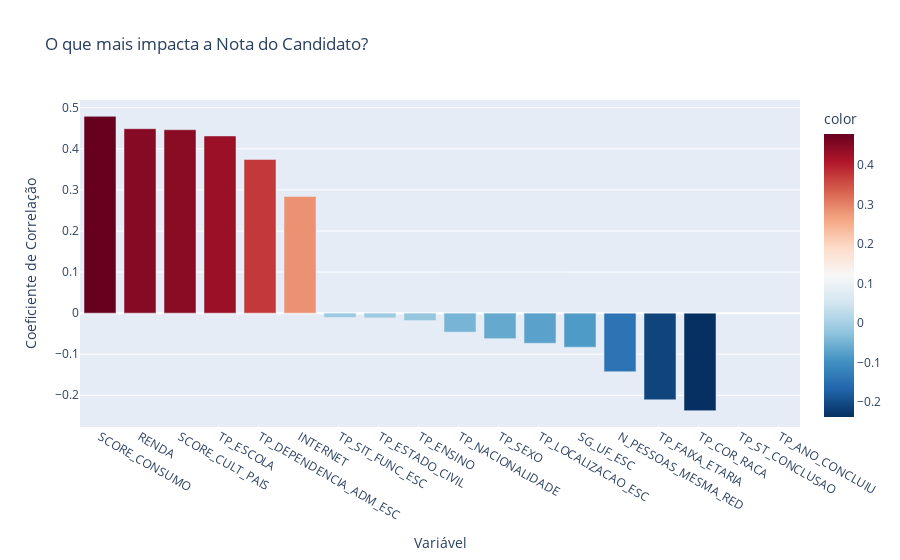

The notebook cell saved with this chart:
### Code cell
correlacoes_nota = sample.corr()['MEDIA_CANDIDATO'].sort_values(ascending=False).drop('MEDIA_CANDIDATO')




fig = px.bar(correlacoes_nota,
             x=correlacoes_nota.index,
             y=correlacoes_nota.values,
             color=correlacoes_nota.values,
             color_continuous_scale='RdBu_r',
             labels={'y':'Coeficiente de Correlação', 'index':'Variável'},
             title="O que mais impacta a Nota do Candidato?")

fig.show()

### Figure 1 — Plotly figure (JSON) as saved in the notebook; plotly's stock layout.template omitted (floating-point values rounded to 4 significant figures)
{"data": [{"hovertemplate": "Variável=%{x}<br>Coeficiente de Correlação=%{y}<br>color=%{marker.color}<extra></extra>", "legendgroup": "", "marker": {"color": [0.4791, 0.449, 0.4465, 0.4313, 0.3741, 0.284, -0.01065, -0.0115, -0.01811, -0.04626, -0.06215, -0.07343, -0.08293, -0.1428, -0.211, -0.2374, NaN, NaN], "coloraxis": "coloraxis", "pattern": {"shape": ""}}, "name": "", "orientation": "v", "showlegend": false, "textposition": "auto", "type": "bar", "x": ["SCORE_CONSUMO", "RENDA", "SCORE_CULT_PAIS", "TP_ESCOLA", "TP_DEPENDENCIA_ADM_ESC", "INTERNET", "TP_SIT_FUNC_ESC", "TP_ESTADO_CIVIL", "TP_ENSINO", "TP_NACIONALIDADE", "TP_SEXO", "TP_LOCALIZACAO_ESC", "SG_UF_ESC", "N_PESSOAS_MESMA_RED", "TP_FAIXA_ETARIA", "TP_COR_RACA", "TP_ST_CONCLUSAO", "TP_ANO_CONCLUIU"], "xaxis": "x", "y": [0.4791, 0.449, 0.4465, 0.4313, 0.3741, 0.284, -0.01065, -0.0115, -0.01811, -0.04626, -0.06215, -0.07343, -0.08293, -0.1428, -0.211, -0.2374, NaN, NaN], "yaxis": "y"}], "layout": {"barmode": "relative", "coloraxis": {"colorbar": {"title": {"text": "color"}}, "colorscale": [[0, "rgb(5,48,97)"], [0.1, "rgb(33,102,172)"], [0.2, "rgb(67,147,195)"], [0.3, "rgb(146,197,222)"], [0.4, "rgb(209,229,240)"], [0.5, "rgb(247,247,247)"], [0.6, "rgb(253,219,199)"], [0.7, "rgb(244,165,130)"], [0.8, "rgb(214,96,77)"], [0.9, "rgb(178,24,43)"], [1, "rgb(103,0,31)"]]}, "legend": {"tracegroupgap": 0}, "title": {"text": "O que mais impacta a Nota do Candidato?"}, "xaxis": {"anchor": "y", "domain": [0, 1], "title": {"text": "Variável"}}, "yaxis": {"anchor": "x", "domain": [0, 1], "title": {"text": "Coeficiente de Correlação"}}}}
